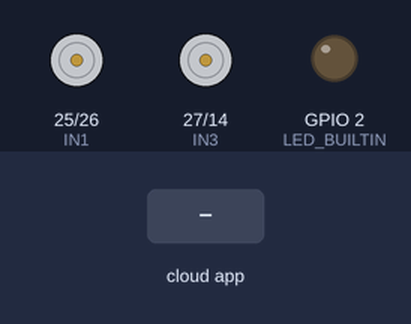
A sketch run on a simulated ESP32. Parts: motor-driver pin pairs drawn as motors (green arrow = first pin HIGH = forward, orange = second pin HIGH = backward, longer = more drive, scaled by the enable pin), output pins drawn as LEDs (lit = HIGH). Inputs (shaded band) come from the test bench. The ROS host is connected and sends only what is stated.

Above: at 3.2 s.
3.3 s: the phone or cloud app sets motor_commands to FORWARD
At 4.4 s:
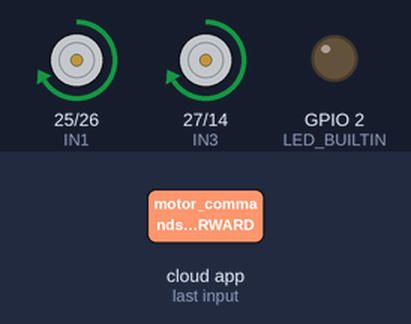
4.8 s: the phone or cloud app sets motor_commands to LEFT
At 5.5 s:
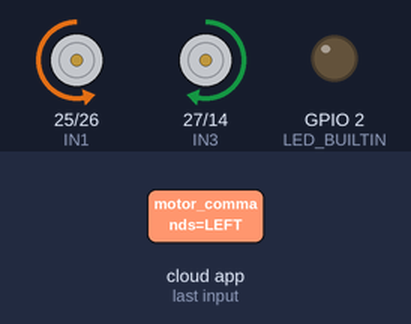
6.3 s: the phone or cloud app sets motor_commands to RIGHT
At 6.6 s:
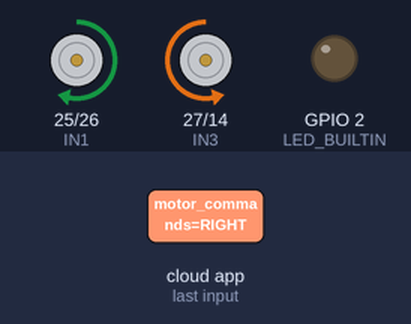
Timing chart, 0 to 9.3 s (numbered marks = the images above; inputs shaded):
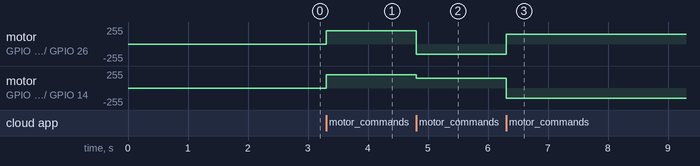

Measured:
- after the input at 3.3 s, motor on GPIO 25 (IN1) / GPIO 26 (IN2), motor on GPIO 27 (IN3) / GPIO 14 (IN4): stopped → forward 200/255 at once
- after the input at 4.8 s, motor on GPIO 25 (IN1) / GPIO 26 (IN2): forward 200/255 → backward 150/255 at once; motor on GPIO 27 (IN3) / GPIO 14 (IN4): forward 200/255 → forward 150/255 at once
- after the input at 6.3 s, motor on GPIO 25 (IN1) / GPIO 26 (IN2): backward 150/255 → forward 150/255 at once; motor on GPIO 27 (IN3) / GPIO 14 (IN4): forward 150/255 → backward 150/255 at once

The sketch:

esp32_motors.ino
```cpp
#include <micro_ros_arduino.h>
#include <stdio.h>
#include <rcl/rcl.h>
#include <rcl/error_handling.h>
#include <rclc/rclc.h>
#include <rclc/executor.h>
#include <std_msgs/msg/string.h>

// --- Pin Definitions (Adjust for your Motor Driver) ---
const int IN1 = 25;
const int IN2 = 26;
const int IN3 = 27;
const int IN4 = 14;
const int ENA = 32; // PWM Pin for speed
const int ENB = 33; // PWM Pin for speed

// --- ROS Objects ---
rcl_subscription_t subscriber;
std_msgs__msg__String msg;
rclc_executor_t executor;
rclc_support_t support;
rcl_allocator_t allocator;
rcl_node_t node;

#define RCCHECK(fn) { rcl_ret_t temp_rc = fn; if((temp_rc != RCL_RET_OK)){error_loop();}}
#define RCSOFTCHECK(fn) { rcl_ret_t temp_rc = fn; if((temp_rc != RCL_RET_OK)){}}

void error_loop(){
  while(1){
    digitalWrite(LED_BUILTIN, !digitalRead(LED_BUILTIN));
    delay(100);
  }
}

// --- Motor Logic Functions ---
void move_robot(int speedA, int speedB, bool dir1, bool dir2, bool dir3, bool dir4) {
  analogWrite(ENA, speedA);
  analogWrite(ENB, speedB);
  digitalWrite(IN1, dir1);
  digitalWrite(IN2, dir2);
  digitalWrite(IN3, dir3);
  digitalWrite(IN4, dir4);
}

void stop_robot() { move_robot(0, 0, LOW, LOW, LOW, LOW); }

// --- ROS Callback ---
void subscription_callback(const void * msgin) {
  const std_msgs__msg__String * msg = (const std_msgs__msg__String *)msgin;
  String command = String(msg->data.data);

  if (command == "FORWARD") {
    move_robot(200, 200, HIGH, LOW, HIGH, LOW);
  } else if (command == "LEFT") {
    move_robot(150, 150, LOW, HIGH, HIGH, LOW);
  } else if (command == "RIGHT") {
    move_robot(150, 150, HIGH, LOW, LOW, HIGH);
  } else if (command == "ROTATE") {
    move_robot(130, 130, HIGH, LOW, LOW, HIGH); // Slower pivot
  } else {
    stop_robot();
  }
}

void setup() {
  set_microros_transports();

  pinMode(IN1, OUTPUT); pinMode(IN2, OUTPUT);
  pinMode(IN3, OUTPUT); pinMode(IN4, OUTPUT);
  pinMode(ENA, OUTPUT); pinMode(ENB, OUTPUT);
  pinMode(LED_BUILTIN, OUTPUT);

  delay(2000);

  allocator = rcl_get_default_allocator();
  RCCHECK(rclc_support_init(&support, 0, NULL, &allocator));
  RCCHECK(rclc_node_init_default(&node, "esp32_motor_node", "", &support));

  RCCHECK(rclc_subscription_init_default(
    &subscriber,
    &node,
    ROSIDL_GET_MSG_TYPE_SUPPORT(std_msgs, msg, String),
    "/esp32/motor_commands"));

  RCCHECK(rclc_executor_init(&executor, &support.context, 1, &allocator));
  RCCHECK(rclc_executor_add_subscription(&executor, &subscriber, &msg, &subscription_callback, ON_NEW_DATA));
}

void loop() {
  RCCHECK(rclc_executor_spin_some(&executor, RCL_MS_TO_NS(100)));
}
```
